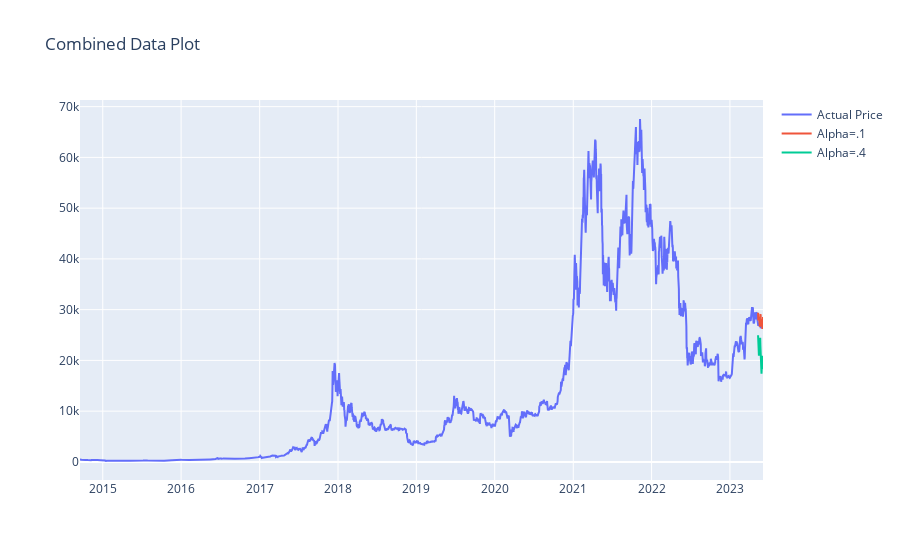

Notebook cell for this chart:
### Code cell
#use plotly so we can zoom in
trace1 = go.Scatter(x=df.reset_index()['date'], y=df['value'], mode='lines', name='Actual Price')
trace2 = go.Scatter(x=result.reset_index()['date'], y=result['value'], mode='lines', name='Alpha=.1')
trace3 = go.Scatter(x=result_alpha4.reset_index()['date'], y=result_alpha4['value'], mode='lines', name='Alpha=.4')

data = [trace1, trace2, trace3]
layout = go.Layout(title='Combined Data Plot')
fig = go.Figure(data=data, layout=layout)
fig.show()

### Figure 1 — Plotly figure (JSON) as saved in the notebook; plotly's stock layout.template omitted (floating-point values rounded to 4 significant figures; data arrays with more than 128 entries replaced by an {"elided": "..."} marker saying what was removed)
{"data": [{"mode": "lines", "name": "Actual Price", "type": "scatter", "x": {"elided": "3183 str values"}, "y": {"elided": "3183 float values"}}, {"mode": "lines", "name": "Alpha=.1", "type": "scatter", "x": ["2023-05-12", "2023-05-13", "2023-05-14", "2023-05-15", "2023-05-16", "2023-05-17", "2023-05-18", "2023-05-19", "2023-05-20", "2023-05-21", "2023-05-22", "2023-05-23", "2023-05-24", "2023-05-25", "2023-05-26", "2023-05-27", "2023-05-28", "2023-05-29", "2023-05-30", "2023-05-31", "2023-06-01", "2023-06-02", "2023-06-03", "2023-06-04"], "y": [29380.0, 28130.0, 28530.0, 28550.0, 28180.0, 28600.0, 27790.0, 27310.0, 26640.0, 26800.0, 26960.0, 28960.0, 28950.0, 27700.0, 28100.0, 28120.0, 27750.0, 28170.0, 27360.0, 26890.0, 26210.0, 26370.0, 26530.0, 28540.0]}, {"mode": "lines", "name": "Alpha=.4", "type": "scatter", "x": ["2023-05-12T00:00:00", "2023-05-13T00:00:00", "2023-05-14T00:00:00", "2023-05-15T00:00:00", "2023-05-16T00:00:00", "2023-05-17T00:00:00", "2023-05-18T00:00:00", "2023-05-19T00:00:00", "2023-05-20T00:00:00", "2023-05-21T00:00:00", "2023-05-22T00:00:00", "2023-05-23T00:00:00", "2023-05-24T00:00:00", "2023-05-25T00:00:00", "2023-05-26T00:00:00", "2023-05-27T00:00:00", "2023-05-28T00:00:00", "2023-05-29T00:00:00", "2023-05-30T00:00:00", "2023-05-31T00:00:00", "2023-06-01T00:00:00", "2023-06-02T00:00:00", "2023-06-03T00:00:00", "2023-06-04T00:00:00"], "y": [24970.0, 22840.0, 22370.0, 21690.0, 20950.0, 21940.0, 21780.0, 22310.0, 22780.0, 23810.0, 24460.0, 22820.0, 21400.0, 19270.0, 18800.0, 18120.0, 17370.0, 18370.0, 18210.0, 18740.0, 19210.0, 20240.0, 20890.0, 19250.0]}], "layout": {"title": {"text": "Combined Data Plot"}}}
